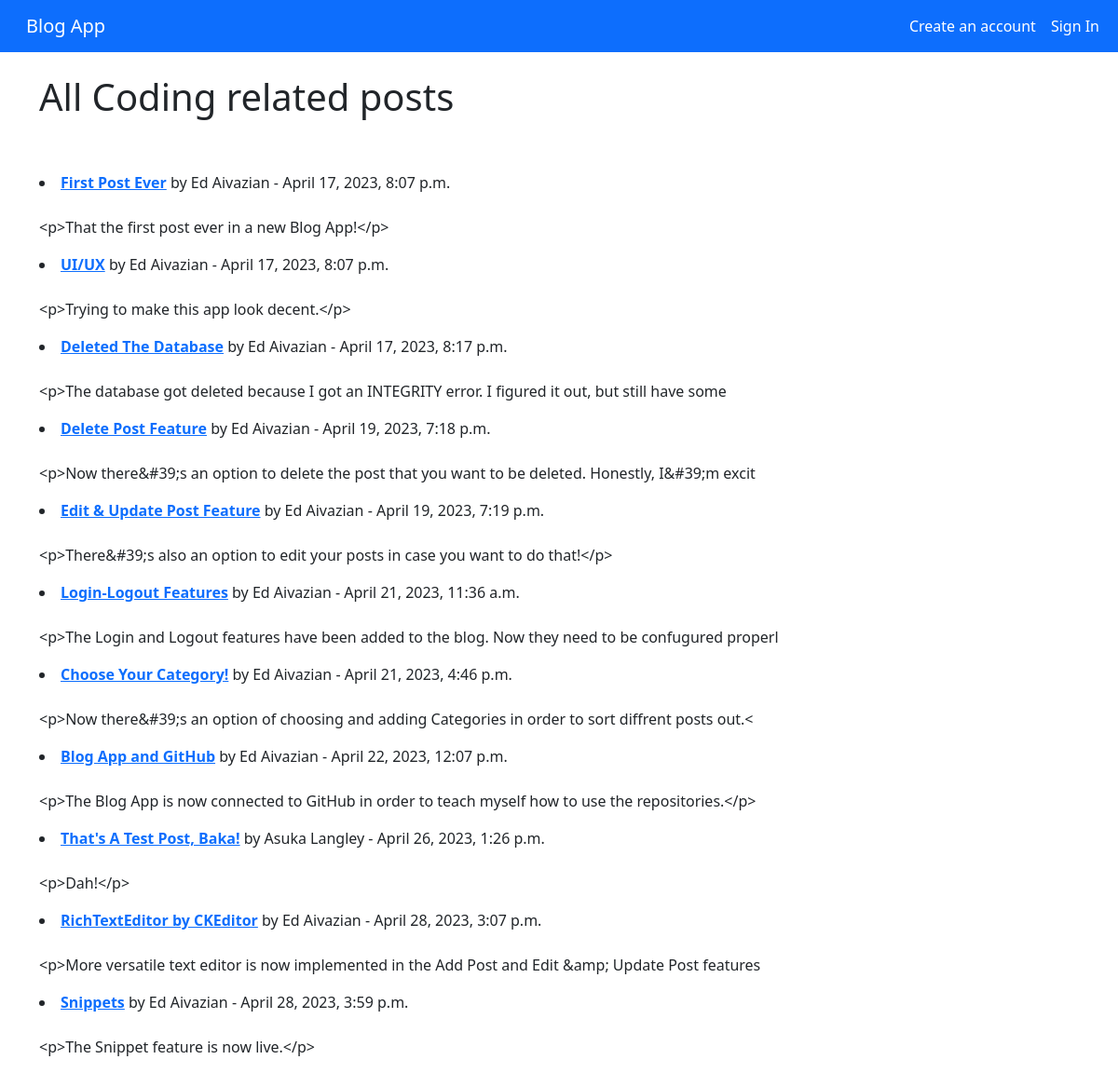
/category/coding/, run on the app's committed database.
### blogs/models.py (models this page shows, shortened)
class Post(models.Model):
    category = models.CharField(max_length=100, default='it') # категория поста со значением "IT" по умолчанию
    header_image = models.ImageField(null=True,
                                     blank=True,
                                     upload_to='images/')
    snippet = models.CharField(max_length=100)
    title = models.CharField(max_length=100) # название поста
    title_tag = models.CharField(max_length=100, default='Blog App')
    author = models.ForeignKey(User, on_delete=models.CASCADE) # при удалении темы, все записи по теме также удаляются - это каскадное удаление
    body = RichTextField(blank=True, null=True) # "богатое" поле для написания поста
    date_added = models.DateTimeField(auto_now_add=True)
    likes = models.ManyToManyField(User, related_name='blog_posts') # кнопка лайка

### blogs/views.py (the view)
def CategoryView(request, categories):
    category_posts = Post.objects.filter(category=categories.replace('-', ' '))
    return render(request, 'categories.html',
                  {'categories': categories.title().replace('-', ' '),
                   'category_posts': category_posts})

### blogs/templates/categories.html (shortened to what this page needs)
{% extends "base.html" %}
{% block content %}
{% if category_posts %}
<h1>All {{ categories }} related posts</h1>
<br/><br/>
{% for post in category_posts %}
    <li><a href="{% url 'article-detail' post.pk %}"><strong>{{ post.title }}</strong></a> by
        {{ post.author.first_name }}
        {{ post.author.last_name}}
        - {{ post.date_added }}
        <br/><br/>
        <p>{{ post.body|slice:":100" }}</p>
    </li>
{% endfor %}
{% else %}
<h1>The page does not exist...</h1>
{% endif %}
{% endblock content %}

### data on the page
Post: title "First Post Ever", author.first_name "Ed", author.last_name "Aivazian", date_added "April 17, 2023, 8:07 p.m.", body "<p>That the first post ever in a new Blog App!</p>"
Post: title "UI/UX", author.first_name "Ed", author.last_name "Aivazian", date_added "April 17, 2023, 8:07 p.m.", body "<p>Trying to make this app look decent.</p>"
Post: title "Deleted The Database", author.first_name "Ed", author.last_name "Aivazian", date_added "April 17, 2023, 8:17 p.m.", body "<p>The database got deleted because I got an INTEGRITY error. I figured it out, but still have some"
Post: title "Delete Post Feature", author.first_name "Ed", author.last_name "Aivazian", date_added "April 19, 2023, 7:18 p.m.", body "<p>Now there&#39;s an option to delete the post that you want to be deleted. Honestly, I&#39;m excit"
Post: title "Edit & Update Post Feature", author.first_name "Ed", author.last_name "Aivazian", date_added "April 19, 2023, 7:19 p.m.", body "<p>There&#39;s also an option to edit your posts in case you want to do that!</p>"
Post: title "Login-Logout Features", author.first_name "Ed", author.last_name "Aivazian", date_added "April 21, 2023, 11:36 a.m.", body "<p>The Login and Logout features have been added to the blog. Now they need to be confugured properl"
Post: title "Choose Your Category!", author.first_name "Ed", author.last_name "Aivazian", date_added "April 21, 2023, 4:46 p.m.", body "<p>Now there&#39;s an option of choosing and adding Categories in order to sort diffrent posts out.<"
Post: title "Blog App and GitHub", author.first_name "Ed", author.last_name "Aivazian", date_added "April 22, 2023, 12:07 p.m.", body "<p>The Blog App is now connected to GitHub in order to teach myself how to use the repositories.</p>"
Post: title "That's A Test Post, Baka!", author.first_name "Asuka", author.last_name "Langley", date_added "April 26, 2023, 1:26 p.m.", body "<p>Dah!</p>"
Post: title "RichTextEditor by CKEditor", author.first_name "Ed", author.last_name "Aivazian", date_added "April 28, 2023, 3:07 p.m.", body "<p>More versatile text editor is now implemented in the Add Post and Edit &amp; Update Post features"
Post: title "Snippets", author.first_name "Ed", author.last_name "Aivazian", date_added "April 28, 2023, 3:59 p.m.", body "<p>The Snippet feature is now live.</p>"

### other printed values
{{ categories }} "Coding"
